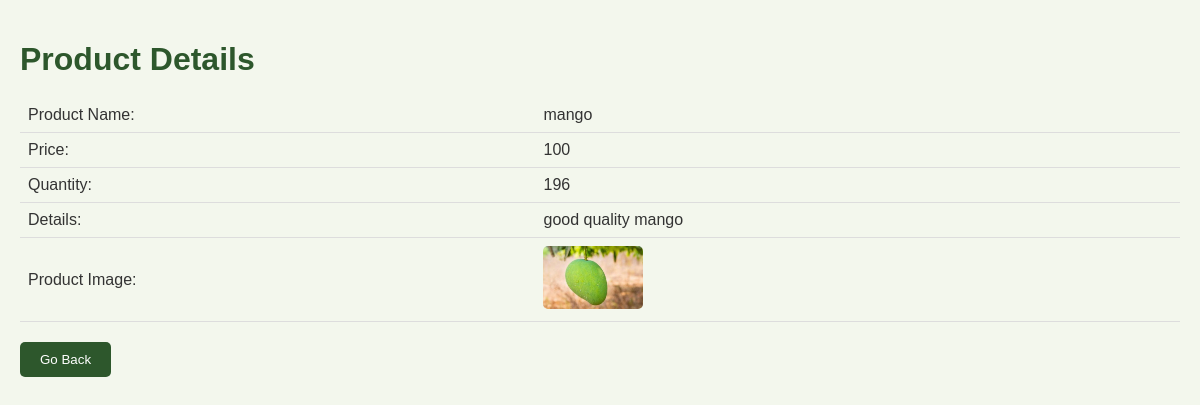
/buyer/view/view_product.php?pid=1 (signed in), run on the app's committed database.
### tables this page shows
CREATE TABLE `product` (
  `PID` int(11) NOT NULL,
  `SellerUsername` varchar(100) DEFAULT NULL,
  `PName` varchar(100) NOT NULL,
  `Price` varchar(100) DEFAULT NULL,
  `Quantity` varchar(100) DEFAULT NULL,
  `Picture` varchar(100) DEFAULT NULL,
  `Details` text DEFAULT NULL
);

### buyer/control/view_product_control.php (called while the page is built, shortened)
<?php
include('../model/db.php');
$pid = $_GET['pid'];
$db = new mydb();
$conn = $db->openCon();
$product = $db->getProductById($pid, $conn);
?>

### buyer/model/db.php (called while the page is built, shortened)
<?php
class mydb {
        function getProductById($pid, $connobject) {
            $query = "SELECT * FROM product WHERE PID = '$pid'";
            $result = $connobject->query($query);
            return $result->fetch_assoc();
        }
}
?>

### buyer/view/view_product.php (the view, shortened to what this page needs)
<?php
include('../control/view_product_control.php');
?>
<!DOCTYPE html>
<html lang="en">
<head>
    <link rel="stylesheet" href="../css/view_product.css">
</head>
<body>
    <h1>Product Details</h1>
    <?php if ($product): ?>
        <table>
            <tr>
                <td>Product Name:</td>
                <td><?php echo htmlspecialchars($product['PName']); ?></td>
            </tr>
            <tr>
                <td>Price:</td>
                <td><?php echo htmlspecialchars($product['Price']); ?></td>
            </tr>
            <tr>
                <td>Quantity:</td>
                <td><?php echo htmlspecialchars($product['Quantity']); ?></td>
            </tr>
            <tr>
                <td>Details:</td>
                <td><?php echo htmlspecialchars($product['Details']); ?></td>
            </tr>
            <tr>
                <td>Product Image:</td>
                <td>
                    <?php if ($product['Picture']): ?>
                        <img src="../../images/<?php echo htmlspecialchars($product['Picture']); ?>" alt="Product Image" width="100">
                    <?php else: ?>
                        No image uploaded.
                    <?php endif; ?>
                </td>
            </tr>
        </table>
    <?php else: ?>
        <p>Product not found or unavailable.</p>
    <?php endif; ?>
    <button onclick="location.href='buyer_profile.php'">Go Back</button>
</body>
</html>

### buyer/css/view_product.css (style rules this page uses)
body { font-family: Arial, sans-serif; background-color: #f3f7ed; color: #333; margin: 0; padding: 20px; }
h1 { color: #2d572c; margin-bottom: 20px; }
table { width: 100%; border-collapse: collapse; margin-bottom: 20px; }
td { padding: 8px; border-bottom: 1px solid #ddd; }
img { border-radius: 5px; }
button { background-color: #2d572c; color: white; padding: 10px 20px; border: none; border-radius: 5px; cursor: pointer; }

### data on the page
product: PName "mango", Price "100", Quantity "196", Details "good quality mango", Picture (picture)
